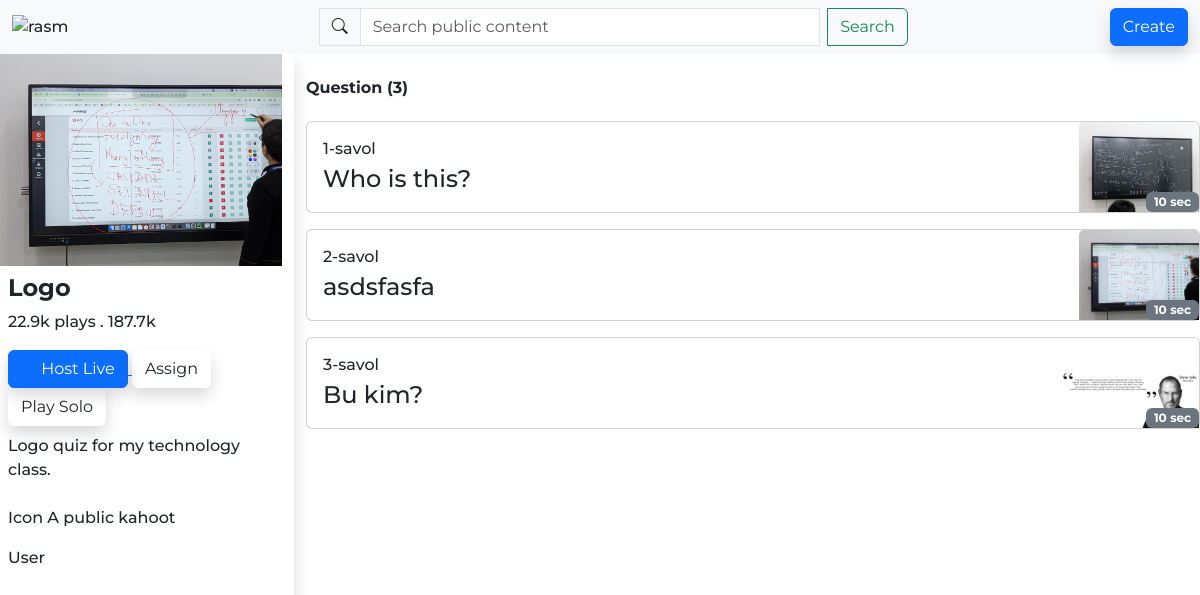
The app's page /detail/7 with its own data.
### kahoot/models.py (models this page shows, shortened)
class Category(models.Model):
    author = models.CharField(max_length=100)
    logo = models.ImageField(upload_to='cat_logo/')
    title = models.CharField(max_length=100, unique=True)
    description = models.TextField(blank=True, null=True)

class Question(models.Model):
    category = models.ForeignKey(Category, on_delete=models.CASCADE, related_name='questions')
    logo = models.ImageField(upload_to='quiz_logo/')
    question = models.CharField(max_length=300)
    time = models.PositiveSmallIntegerField(default=10)

### kahoot/views.py (the view)
# urls.py: path('detail/<int:pk>', views.detail_view, name='detail-view'),  # kategoriyaga tegishli savollarni ko'rish uchun.
def detail_view(request, pk):
    category = get_object_or_404(Category, id=pk)
    context = {
        'category': category,
    }
    return render(request, 'kahoot/detail.html', context)

### templates/kahoot/detail.html (shortened to what this page needs)
{% extends '_base.html' %}
{% load static %}
{% block content %}
    <div class="row">
        <div class="col-3 shadow" style="min-height: 100vh!important;">
            <img class="img-fluid"
                 src="{{ category.logo.url }}"
                 alt="rasm">
            <div class="p-2">
                <h4 class="fw-bold">Logo</h4>
                <p>22.9k plays . 187.7k</p>
                <a href="{% url 'create_game' %}">
                    <button class="btn btn-primary shadow">
                        Host Live
                    </button>
                </a>
                <button class="btn btn-body-tertiary shadow">Assign</button>
                <button class="btn btn-body-tertiary shadow">Play Solo</button>
                <p class="py-2">Logo quiz for my technology class.</p>
                <p> Icon A public kahoot</p>
                User
            </div>
        </div>
        <div class="col-9">
            <h6 class="my-2 my-4"><b>Question ({{ category.questions.all.count }}) </b></h6>
            <div class="accordion accordion-flush" id="accordionFlushExample">
                {% for quiz in category.questions.all %}
                    <div class="card w-100 mb-3" style="width: 18rem;" data-bs-toggle="collapse"
                         data-bs-target="#flush-collapse{{ quiz.id }}" aria-expanded="false"
                         aria-controls="flush-collapseOne">
                        <div class="card-body d-flex justify-content-between align-items-center p-0">
                            <p class="w-75 px-3 m-0">
                                <span>{{ forloop.counter }}-savol</span>
                                <br>
                                <span class="fs-4">{{ quiz.question }}</span>
                            </p>
                            <div class="position-relative">
                                <img src="{{ quiz.logo.url }}"
                                     class="card-img-top w-100" alt="..." style=" max-width: 200px; max-height: 90px;">
                                <span class="badge text-bg-secondary position-absolute bottom-0 end-0">{{ quiz.time }} sec</span>
                            </div>
                        </div>
                    </div>
                {% endfor %}
            </div>
        </div>
    </div>
{% endblock %}

### kahoot/static/css/style.css (style rules this page uses)
* { margin: 0; padding: 0; box-sizing: border-box; }
body { font-family: "Montserrat", sans-serif; font-optical-sizing: auto; font-weight: 500; font-style: normal; }

### records on screen
Category: logo (picture), questions.all.count "3"
Question: question "Who is this?", logo (picture), time "10"
Question: question "asdsfasfa", logo (picture), time "10"
Question: question "Bu kim?", logo (picture), time "10"
